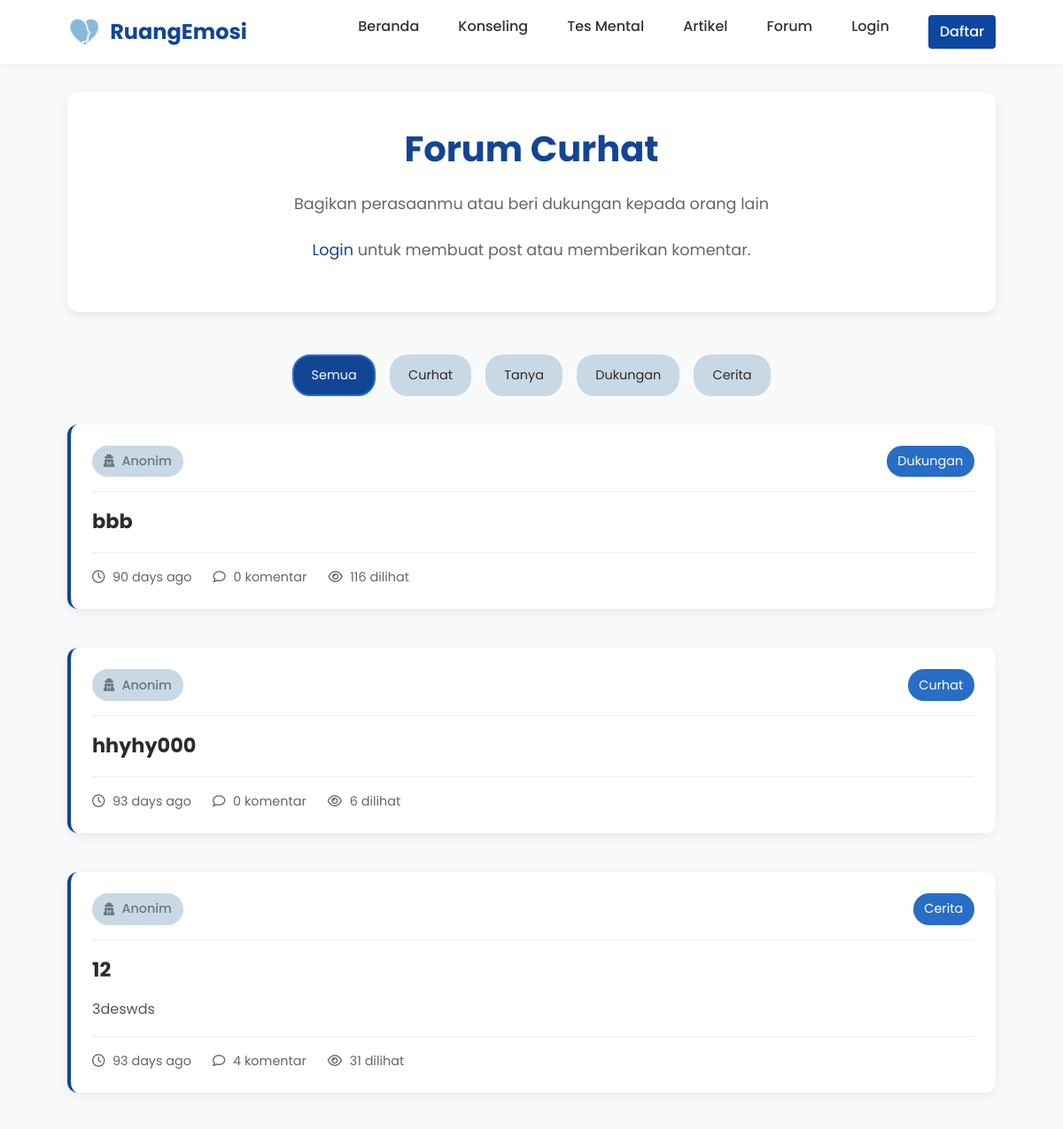
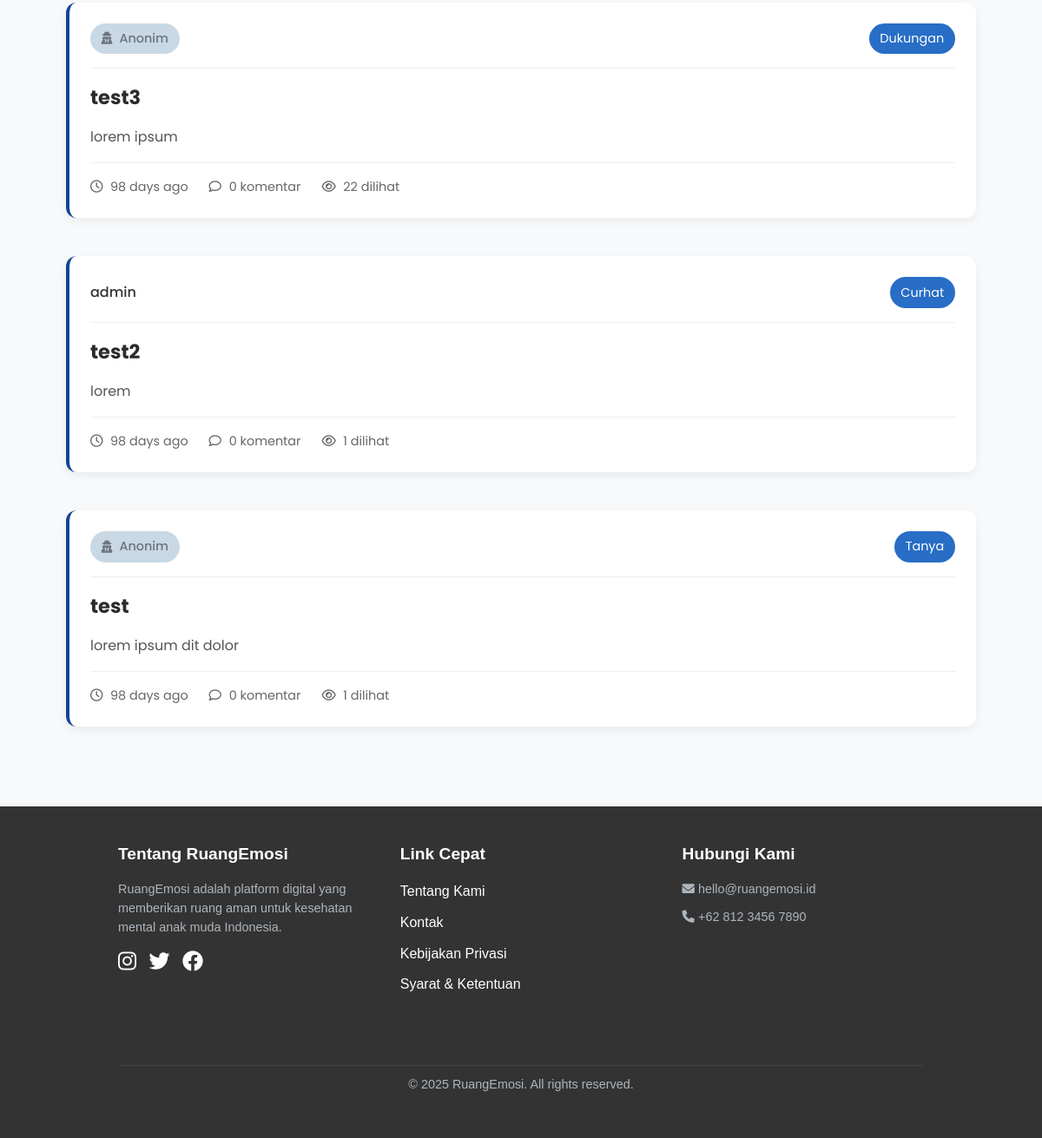
The page /forum/index.php on the database its author committed (2 pictures, top to bottom).
### tables this page shows
CREATE TABLE `forum_posts` (
  `post_id` int NOT NULL,
  `user_id` int NOT NULL,
  `title` varchar(255) NOT NULL,
  `content` text NOT NULL,
  `is_anonymous` tinyint(1) DEFAULT '1',
  `category` enum('curhat','tanya','dukungan','cerita') NOT NULL,
  `view_count` int DEFAULT '0',
  `reply_count` int DEFAULT '0',
  `created_at` timestamp NULL DEFAULT CURRENT_TIMESTAMP,
  `updated_at` timestamp NULL DEFAULT CURRENT_TIMESTAMP ON UPDATE CURRENT_TIMESTAMP,
  `image_path` varchar(255) DEFAULT NULL,
  `voice_path` varchar(255) DEFAULT NULL
);

CREATE TABLE `users` (
  `user_id` int NOT NULL,
  `username` varchar(50) NOT NULL,
  `email` varchar(100) NOT NULL,
  `password` varchar(255) NOT NULL,
  `full_name` varchar(100) DEFAULT NULL,
  `birth_date` date DEFAULT NULL,
  `gender` enum('L','P','Lainnya') DEFAULT NULL,
  `is_anonymous` tinyint(1) DEFAULT '1',
  `is_counselor` tinyint(1) DEFAULT '0',
  `bio` text,
  `profile_pic` varchar(255) DEFAULT NULL,
  `created_at` timestamp NULL DEFAULT CURRENT_TIMESTAMP,
  `updated_at` timestamp NULL DEFAULT CURRENT_TIMESTAMP ON UPDATE CURRENT_TIMESTAMP,
  `is_admin` tinyint(1) DEFAULT '0',
  `remember_token` varchar(64) DEFAULT NULL,
  `remember_token_expiry` datetime DEFAULT NULL,
  `reset_token` varchar(64) DEFAULT NULL,
  `reset_token_expiry` datetime DEFAULT NULL,
  `reset_attempts` int DEFAULT '0',
  `status` enum('active','pending') DEFAULT 'active',
  `profile_image` varchar(255) DEFAULT 'default.png'
);

### includes/functions.php (called while the page is built, shortened)
<?php
function is_logged_in()
{
    return isset($_SESSION['user_id']);
}
?>

### forum/index.php (the view, shortened to what this page needs)
<?php
require_once '../includes/functions.php';
require_once '../includes/header.php';
$page = isset($_GET['page']) ? (int)$_GET['page'] : 1;
$per_page = 10;
$offset = ($page - 1) * $per_page;
$category = isset($_GET['category']) ? sanitize($_GET['category']) : 'all';
if ($category === 'all') {
  $query = "SELECT p.*, u.username
              FROM forum_posts p
              LEFT JOIN users u ON p.user_id = u.user_id
              ORDER BY p.created_at DESC
              LIMIT $offset, $per_page";
}
$result = $conn->query($query);
function time_ago($datetime)
{
  $time = strtotime($datetime);
  $diff = time() - $time;
  if ($diff < 60) return $diff . ' seconds ago';
  elseif ($diff < 3600) return floor($diff / 60) . ' minutes ago';
  elseif ($diff < 86400) return floor($diff / 3600) . ' hours ago';
  else return floor($diff / 86400) . ' days ago';
}
?>
<section class="forum-container">
  <div class="container">
    <div class="forum-header">
      <h2>Forum Curhat</h2>
      <p>Bagikan perasaanmu atau beri dukungan kepada orang lain</p>
      <?php if (is_logged_in()): ?>
        <a href="<?php echo BASE_URL; ?>/forum/create.php" class="btn btn-primary">Buat Post Baru</a>
      <?php else: ?>
        <p><a href="<?php echo BASE_URL; ?>/login.php">Login</a> untuk membuat post atau memberikan komentar.</p>
      <?php endif; ?>
    </div>
    <div class="forum-filters">
      <div class="filter-category">
        <a href="?category=all" class="<?php echo $category === 'all' ? 'active' : ''; ?>">Semua</a>
        <a href="?category=curhat" class="<?php echo $category === 'curhat' ? 'active' : ''; ?>">Curhat</a>
        <a href="?category=tanya" class="<?php echo $category === 'tanya' ? 'active' : ''; ?>">Tanya</a>
        <a href="?category=dukungan" class="<?php echo $category === 'dukungan' ? 'active' : ''; ?>">Dukungan</a>
        <a href="?category=cerita" class="<?php echo $category === 'cerita' ? 'active' : ''; ?>">Cerita</a>
      </div>
    </div>
    <div class="forum-posts">
      <?php if ($result->num_rows > 0): ?>
        <?php while ($post = $result->fetch_assoc()): ?>
          <div class="post-card">
            <div class="post-header">
              <div class="post-author">
                <?php if ($post['is_anonymous'] && $post['user_id'] != ($_SESSION['user_id'] ?? 0)): ?>
                  <span class="anonymous-badge"><i class="fas fa-user-secret"></i> Anonim</span>
                <?php else: ?>
                  <span><?php echo htmlspecialchars($post['username']); ?></span>
                <?php endif; ?>
              </div>
              <div class="post-category">
                <?php
                $category_labels = [
                  'curhat' => 'Curhat',
                  'tanya' => 'Tanya',
                  'dukungan' => 'Dukungan',
                  'cerita' => 'Cerita'
                ];
                echo $category_labels[$post['category']] ?? 'Umum';
                ?>
              </div>
            </div>
            <div class="post-content">
              <h3><a href="<?php echo BASE_URL; ?>/forum/post.php?id=<?php echo $post['post_id']; ?>"><?php echo htmlspecialchars($post['title']); ?></a></h3>
              <p><?php echo nl2br(htmlspecialchars(substr($post['content'], 0, 200))); ?><?php echo strlen($post['content']) > 200 ? '...' : ''; ?></p>
            </div>
            <div class="post-footer">
              <div class="post-meta">
              <span><i class="far fa-clock"></i> <?php echo time_ago($post['created_at']); ?></span>
              <span><i class="far fa-comment"></i> <?php echo $post['reply_count']; ?> komentar</span>
              <span><i class="far fa-eye"></i> <?php echo $post['view_count']; ?> dilihat</span>
              </div>
            </div>
          </div>
        <?php endwhile; ?>
      <?php endif; ?>
    </div>
  </div>
</section>
<?php require_once '../includes/footer.php'; ?>

### assets/css/style.css (style rules this page uses)
:root { --primary-color: #6C63FF; --secondary-color: #4D44DB; --accent-color: #FF6584; --light-color: #F8F9FA; --dark-color: #212529; --gray-color: #6C757D; --light-gray: #E9ECEF; --success-color: #28A745; --warning-color: #FFC107; --danger-color: #DC3545; --pastel-blue: #A7C5EB; --pastel-purple: #C4A7E8; --pastel-pink: #F5C3C2; --pastel-green: #C1E1C1; }
* { margin: 0; padding: 0; box-sizing: border-box; }
body { font-family: 'Poppins', sans-serif; line-height: 1.6; color: var(--dark-color); background-color: #F9F9F9; }
.container { width: 100%; max-width: 1200px; margin: 0 auto; padding: 0 20px; }
a { text-decoration: none; color: var(--primary-color); transition: all 0.3s ease; }
.forum-container { padding: 60px 0; }
.forum-header { text-align: center; margin-bottom: 40px; }
.forum-header h2 { font-size: 2rem; margin-bottom: 10px; }
.forum-filters { margin-bottom: 30px; }
.filter-category { display: flex; flex-wrap: wrap; gap: 10px; align-items: center; }
.filter-category a { padding: 8px 15px; border-radius: 20px; background-color: #E9ECEF; color: var(--gray-color); font-size: 0.9rem; }
.filter-category a.active { background-color: var(--primary-color); color: white; }
.forum-posts { margin-bottom: 40px; }
.post-card { background-color: white; padding: 25px; border-radius: 10px; margin-bottom: 20px; box-shadow: 0 5px 15px rgba(0, 0, 0, 0.05); transition: all 0.3s ease; }
.post-header { display: flex; justify-content: space-between; align-items: center; margin-bottom: 15px; }
.post-author { font-weight: 500; }
.anonymous-badge { background-color: #E9ECEF; color: var(--gray-color); padding: 3px 10px; border-radius: 20px; font-size: 0.8rem; }
.post-category { background-color: var(--light-gray); color: var(--gray-color); padding: 3px 10px; border-radius: 20px; font-size: 0.8rem; }
.post-content h3 { margin-bottom: 10px; }
.post-content h3 a { color: var(--dark-color); }
.post-footer { display: flex; justify-content: space-between; align-items: center; margin-top: 20px; padding-top: 15px; border-top: 1px solid #E9ECEF; }
.post-meta { display: flex; gap: 15px; font-size: 0.9rem; color: var(--gray-color); }
.post-meta i { margin-right: 5px; }

### includes/header.php (style rules this page uses)
* { margin: 0; padding: 0; box-sizing: border-box; }
body { font-family: 'Poppins', sans-serif; line-height: 1.6; color: #333; background-color: #f8f9fa; }
.container { width: 90%; max-width: 1200px; margin: 0 auto; }

### rows shown on the page
forum_posts: is_anonymous 1 (drawn), category "Dukungan", title "bbb", created_at "90 days ago", reply_count "0", view_count "116"
forum_posts: is_anonymous 1 (drawn), category "Curhat", title "hhyhy000", created_at "93 days ago", reply_count "0", view_count "6"
forum_posts: is_anonymous 1 (drawn), category "Cerita", title "12", content "3deswds", created_at "93 days ago", reply_count "4", view_count "31"
forum_posts: is_anonymous 1 (drawn), category "Dukungan", title "test3", content "lorem ipsum", created_at "98 days ago", reply_count "0", view_count "22"
forum_posts: user.username "admin", category "Curhat", title "test2", content "lorem", created_at "98 days ago", reply_count "0", view_count "1"
forum_posts: is_anonymous 1 (drawn), category "Tanya", title "test", content "lorem ipsum dit dolor", created_at "98 days ago", reply_count "0", view_count "1"
